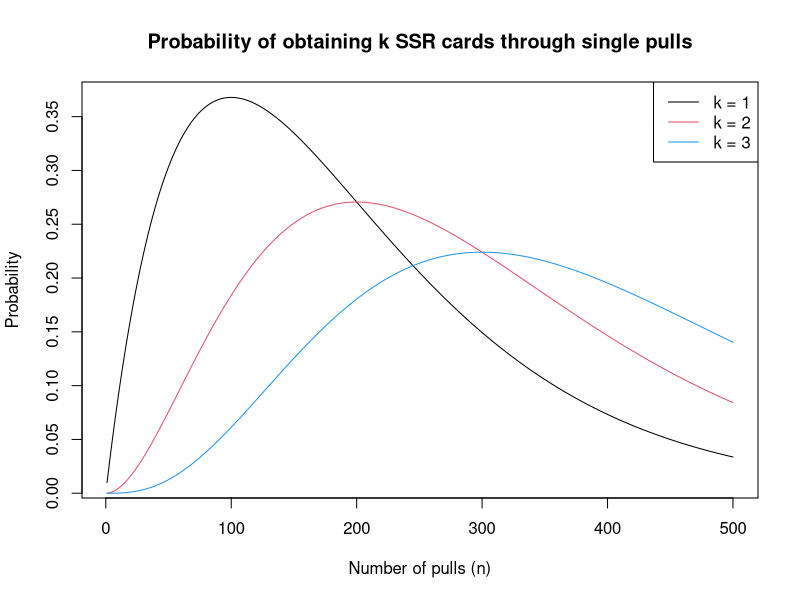

The R script that drew this image:
## ---- chunk 1
knitr::opts_chunk$set(echo = FALSE, warning = FALSE)
## ---- chunk 2
p = 0.01 # F/GO rate for a 5* servant (character)
n = seq(1,500)
k = 1
lambda = n*p
p.pois = lambda*exp(-lambda)
p.2 = lambda^2/2*exp(-lambda)
p.3 = lambda^3/6*exp(-lambda)
(paste("Number of pulls that maximizes probability of 1 SSR is", which.max(p.pois)))
(paste("Number of pulls that maximizes probability of 2 SSRs is", which.max(p.2)))
(paste("Number of pulls that maximizes probability of 3 SSRs is", which.max(p.3)))
plot(n, p.pois, type = 'l', main = "Probability of obtaining k SSR cards through single pulls", 
     xlab = "Number of pulls (n)", ylab = "Probability")
lines(n, p.2, col = 2)
lines(n, p.3, col = 4)
legend('topright', legend=c('k = 1', 'k = 2', 'k = 3'), col = c('black', 2, 4), lty = 1)
